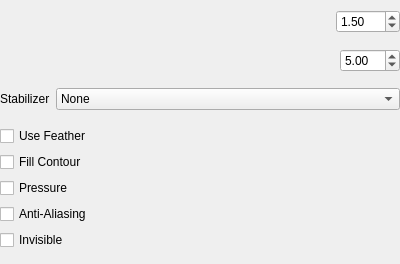
<?xml version="1.0" encoding="UTF-8"?>
<ui version="4.0">
 <class>StrokeOptionsWidget</class>
 <widget class="QWidget" name="StrokeOptionsWidget">
  <property name="geometry">
   <rect>
    <x>0</x>
    <y>0</y>
    <width>400</width>
    <height>264</height>
   </rect>
  </property>
  <property name="windowTitle">
   <string>Form</string>
  </property>
  <layout class="QVBoxLayout" name="verticalLayout">
   <property name="sizeConstraint">
    <enum>QLayout::SizeConstraint::SetMinimumSize</enum>
   </property>
   <property name="leftMargin">
    <number>0</number>
   </property>
   <property name="topMargin">
    <number>0</number>
   </property>
   <property name="rightMargin">
    <number>0</number>
   </property>
   <property name="bottomMargin">
    <number>0</number>
   </property>
   <item>
    <layout class="QHBoxLayout" name="horizontalLayout_2">
     <item>
      <widget class="SpinSlider" name="sizeSlider" native="true">
       <property name="toolTip">
        <string>Set Stroke Width &lt;br&gt;&lt;b&gt;[SHIFT]+drag&lt;/b&gt;&lt;br&gt;for quick adjustment</string>
       </property>
      </widget>
     </item>
     <item>
      <widget class="QDoubleSpinBox" name="sizeSpinBox">
       <property name="sizePolicy">
        <sizepolicy hsizetype="Fixed" vsizetype="Fixed">
         <horstretch>0</horstretch>
         <verstretch>0</verstretch>
        </sizepolicy>
       </property>
       <property name="minimumSize">
        <size>
         <width>60</width>
         <height>0</height>
        </size>
       </property>
       <property name="minimum">
        <double>0.500000000000000</double>
       </property>
       <property name="maximum">
        <double>200.000000000000000</double>
       </property>
       <property name="value">
        <double>1.500000000000000</double>
       </property>
      </widget>
     </item>
    </layout>
   </item>
   <item>
    <layout class="QHBoxLayout" name="horizontalLayout">
     <item>
      <widget class="SpinSlider" name="featherSlider" native="true">
       <property name="toolTip">
        <string>Set Stroke Feather &lt;br&gt;&lt;b&gt;[CTRL]+drag&lt;/b&gt;&lt;br&gt;for quick adjustment</string>
       </property>
      </widget>
     </item>
     <item>
      <widget class="QDoubleSpinBox" name="featherSpinBox">
       <property name="sizePolicy">
        <sizepolicy hsizetype="Fixed" vsizetype="Fixed">
         <horstretch>0</horstretch>
         <verstretch>0</verstretch>
        </sizepolicy>
       </property>
       <property name="minimumSize">
        <size>
         <width>60</width>
         <height>0</height>
        </size>
       </property>
       <property name="minimum">
        <double>0.100000000000000</double>
       </property>
       <property name="maximum">
        <double>99.000000000000000</double>
       </property>
       <property name="value">
        <double>5.000000000000000</double>
       </property>
      </widget>
     </item>
    </layout>
   </item>
   <item>
    <layout class="QHBoxLayout" name="horizontalLayout_4" stretch="0,1">
     <item>
      <widget class="QLabel" name="stabilizerLabel">
       <property name="sizePolicy">
        <sizepolicy hsizetype="Minimum" vsizetype="Minimum">
         <horstretch>0</horstretch>
         <verstretch>0</verstretch>
        </sizepolicy>
       </property>
       <property name="text">
        <string>Stabilizer</string>
       </property>
      </widget>
     </item>
     <item>
      <widget class="QComboBox" name="inpolLevelsCombo">
       <property name="toolTip">
        <string>Use stabilizer to interpolate strokes</string>
       </property>
       <property name="currentText">
        <string comment="Stablizer level">None</string>
       </property>
       <item>
        <property name="text">
         <string comment="Stabilizer option">None</string>
        </property>
       </item>
       <item>
        <property name="text">
         <string comment="Stabilizer option">Simple</string>
        </property>
       </item>
       <item>
        <property name="text">
         <string comment="Stabilizer option">Strong</string>
        </property>
       </item>
      </widget>
     </item>
    </layout>
   </item>
   <item>
    <layout class="QVBoxLayout" name="verticalLayout_2">
     <property name="topMargin">
      <number>0</number>
     </property>
     <item>
      <widget class="QCheckBox" name="useFeatherBox">
       <property name="toolTip">
        <string>Enable or disable feathering</string>
       </property>
       <property name="text">
        <string>Use Feather</string>
       </property>
      </widget>
     </item>
     <item>
      <widget class="QCheckBox" name="fillContourBox">
       <property name="toolTip">
        <string>Contour will be filled</string>
       </property>
       <property name="text">
        <string>Fill Contour</string>
       </property>
      </widget>
     </item>
     <item>
      <widget class="QCheckBox" name="usePressureBox">
       <property name="toolTip">
        <string>Vary strokes based on pressure when drawing on a tablet</string>
       </property>
       <property name="text">
        <string comment="Tool options">Pressure</string>
       </property>
      </widget>
     </item>
     <item>
      <widget class="QCheckBox" name="useAABox">
       <property name="toolTip">
        <string>Use anti-aliasing to create smooth edges</string>
       </property>
       <property name="text">
        <string comment="Brush AA">Anti-Aliasing</string>
       </property>
      </widget>
     </item>
     <item>
      <widget class="QCheckBox" name="makeInvisibleBox">
       <property name="toolTip">
        <string>Make invisible</string>
       </property>
       <property name="text">
        <string comment="Tool options">Invisible</string>
       </property>
      </widget>
     </item>
    </layout>
   </item>
  </layout>
 </widget>
 <customwidgets>
  <customwidget>
   <class>SpinSlider</class>
   <extends>QWidget</extends>
   <header>spinslider.h</header>
   <container>1</container>
  </customwidget>
 </customwidgets>
 <resources/>
 <connections/>
</ui>
